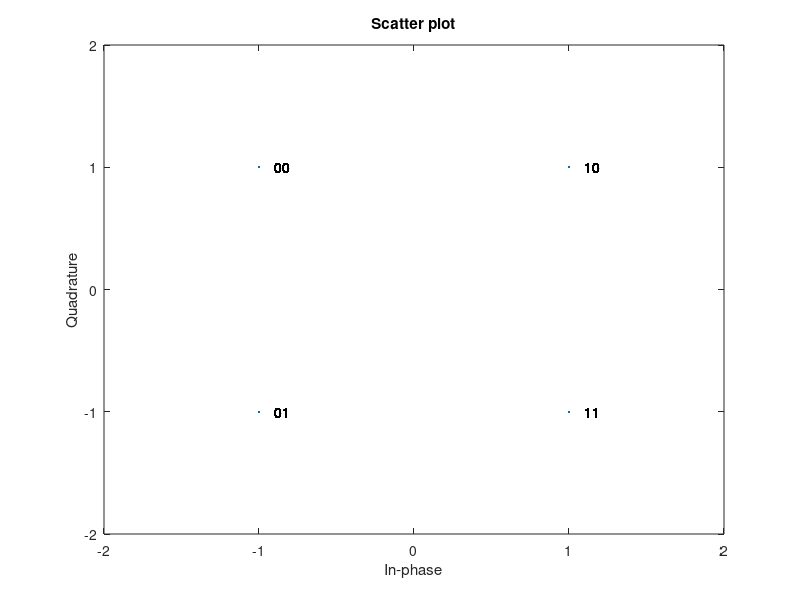

This figure's MATLAB source: (Note: this script raises an error after producing the figure.)
clear
clc
close all
%% DeMlarasi %%

%Bit = 2560 %Jumlah Bit
Bit = 1024 %Jumlah Bit
M = 4 %Order Modulasi
N = 128 %Jumlah SubCarrier
I = 4 %Interval Pilot

%% PembangMitan Data Input %%

%Proses pembangMitan data dengan randi
%randi([nilai_minimal nilai_maMsimal], jumlah_baris, jumlah_Molom)
TS_QAM = Bit/M
GenBit = randi([0 (M-1)],TS_QAM,1);

%% QAM %%

%Proses Modulasi QAM
SimbolQAM = qammod(GenBit,M);


%PLOT MODULASI QAM%
%figure(1)
scatterplot(SimbolQAM)
text(real(SimbolQAM)+0.1, imag(SimbolQAM), dec2bin(GenBit));
axis([-2 2 -2 2]);

%Proses "Pilot Insertion" MULAI

pilot = randi([2 2],1,(length(SimbolQAM)/I));

[acb,ack] = size(SimbolQAM);
[bcb,bck] = size(pilot);

z_a = 1;
z_b = 1; 

for i=1:acb+bck
  if mod(i,acb/bck) == 0 
    if z_b != bck
      data_pilot(:,i) = pilot(:,z_b)
      z_b++;
    end
  else
    data_pilot(:,i) = SimbolQAM'(:,z_a) 
    z_a++;
  end
end

%Proses "Pilot Insertion" SELESAI

%% OFDM %%
NSymbol = TS_QAM+bck/N;
pardata = reshape(data_pilot',N,NSymbol);

dataIFFT= ifft(pardata,N);

%PLOT IFFT%
% plot(1:length(dataIFFT),dataIFFT)

%Paralel to serial%
xt = reshape(dataIFFT,1,[]);

%Plot Sinyal OFDM
figure(2)
plot(1:length(xt),xt)

